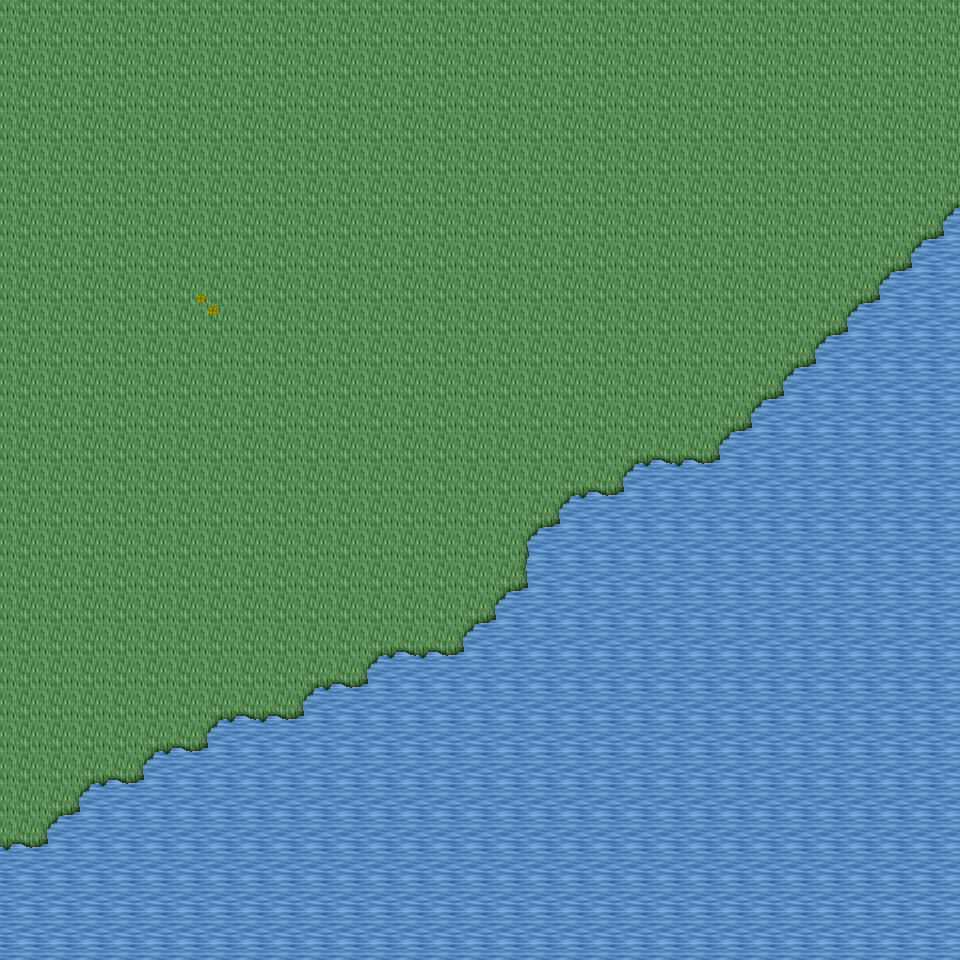

This game map was drawn from its Tiled (.tmx) file and the tilesets committed beside it. A one-line description and the trimmed map source follow:
An orthogonal 30x30 tile map with 32x32 px tiles, 6 tile layers (Ground, Object, Object2, Above, ...), 12 tilesets and 4 objects (4x mapExit).

<map version="1.0" orientation="orthogonal" renderorder="right-down" width="30" height="30" tilewidth="32" tileheight="32" nextobjectid="5">
  <tileset firstgid="1" name="tileset_ground_ground" tilewidth="32" tileheight="32" tilecount="33" columns="3">
    <image source="../drawable/tileset_ground_ground.png" width="96" height="352" />
  </tileset>
  <tileset firstgid="34" name="tileset_ground_water_pool" tilewidth="32" tileheight="32" tilecount="72" columns="3">
    <image source="../drawable/tileset_ground_water_pool.png" width="96" height="768" />
  </tileset>
  <tileset firstgid="106" name="tileset_ground_grass_edges" tilewidth="32" tileheight="32" tilecount="36" columns="12">
    <image source="../drawable/tileset_ground_grass_edges.png" width="384" height="96" />
  </tileset>
  <tileset firstgid="142" name="tileset_ground_grass_corners" tilewidth="32" tileheight="32" tilecount="24" columns="6">
    <image source="../drawable/tileset_ground_grass_corners.png" width="192" height="128" />
  </tileset>
  <tileset firstgid="166" name="tileset_building_wall_wood" tilewidth="32" tileheight="32" tilecount="16" columns="4">
    <image source="../drawable/tileset_building_wall_wood.png" width="128" height="128" />
  </tileset>
  <tileset firstgid="182" name="tileset_plant_grasses" tilewidth="32" tileheight="32" tilecount="6" columns="3">
    <image source="../drawable/tileset_plant_grasses.png" width="96" height="64" />
  </tileset>
  <tileset firstgid="188" name="tileset_plant_flower_daisy_yellow" tilewidth="32" tileheight="32" tilecount="8" columns="2">
    <image source="../drawable/tileset_plant_flower_daisy_yellow.png" width="64" height="128" />
  </tileset>
  <tileset firstgid="196" name="tileset_plant_flower_daisy_blue" tilewidth="32" tileheight="32" tilecount="8" columns="2">
    <image source="../drawable/tileset_plant_flower_daisy_blue.png" width="64" height="128" />
  </tileset>
  <tileset firstgid="204" name="tileset_building_door_door_w" tilewidth="32" tileheight="32" tilecount="6" columns="2">
    <image source="../drawable/tileset_building_door_door_w.png" width="64" height="96" />
  </tileset>
  <tileset firstgid="210" name="tileset_building_door_door_e" tilewidth="32" tileheight="32" tilecount="6" columns="2">
    <image source="../drawable/tileset_building_door_door_e.png" width="64" height="96" />
  </tileset>
  <tileset firstgid="216" name="tileset_logic_creature_animal" tilewidth="32" tileheight="32" tilecount="32" columns="8">
    <image source="../drawable/tileset_logic_creature_animal.png" width="256" height="128" />
  </tileset>
  <tileset firstgid="248" name="tileset_logic_collision" tilewidth="32" tileheight="32" tilecount="1" columns="1">
    <image source="../drawable/tileset_logic_collision.png" width="32" height="32" />
  </tileset>
  <layer name="Ground" width="30" height="30">
    <data>[900 cells, 900 non-empty, 2 distinct tile ids]</data>
  </layer>
  <layer name="Object" width="30" height="30">
    <data>[900 cells, 50 non-empty, 4 distinct tile ids]</data>
  </layer>
  <layer name="Object2" width="30" height="30">
    <data>[900 cells, 1 non-empty, 1 distinct tile ids]</data>
  </layer>
  <layer name="Above" width="30" height="30">
    <data>[900 cells, 0 non-empty, 0 distinct tile ids]</data>
  </layer>
  <layer name="Above2" width="30" height="30">
    <data>[900 cells, 0 non-empty, 0 distinct tile ids]</data>
  </layer>
  <layer name="Walkable" width="30" height="30">
    <data>[900 cells, 0 non-empty, 0 distinct tile ids]</data>
  </layer>
  <objectgroup name="MapEvents">
    <object id="1" name="north" type="mapExit" x="0" y="0" width="960" height="32">
      <properties>
        <property name="map" value="level_0_x189_y93" />
        <property name="x" value="0" />
        <property name="y" value="28" />
      </properties>
    </object>
    <object id="2" name="south" type="mapExit" x="0" y="928" width="960" height="32">
      <properties>
        <property name="map" value="level_0_x189_y95" />
        <property name="x" value="0" />
        <property name="y" value="1" />
      </properties>
    </object>
    <object id="3" name="west" type="mapExit" x="0" y="0" width="32" height="960">
      <properties>
        <property name="map" value="level_0_x188_y94" />
        <property name="x" value="28" />
        <property name="y" value="0" />
      </properties>
    </object>
    <object id="4" name="east" type="mapExit" x="928" y="0" width="32" height="960">
      <properties>
        <property name="map" value="level_0_x190_y94" />
        <property name="x" value="1" />
        <property name="y" value="0" />
      </properties>
    </object>
  </objectgroup>
</map>
